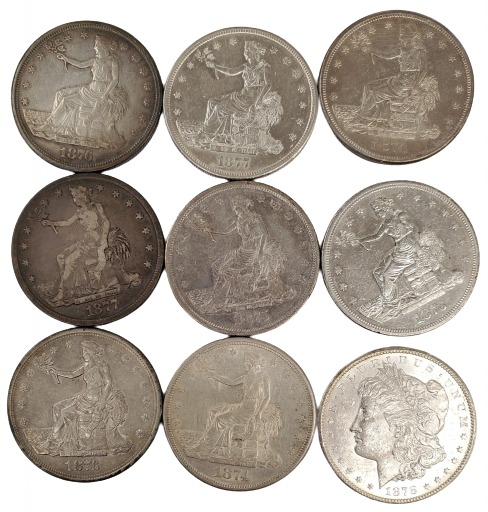
#> input picture images/coins.jpg, 488 x 512 px
$ python -i grid.py   (imports and definitions only)
#> lines starting #> are read from the running program, lines starting #| are printed output that depends on the picture
import cv2 as cv
import numpy as np
import streamlit as st

from numpy.random import default_rng

from typing import *
from numpy.typing import NDArray


# [67 lines that did not run here, left out]


class GridIdentifier:


    @staticmethod
    def identify_grid_shape(
        image: NDArray, *,
        std_threshold: int = 4,
        widest_gap: int = 50,
    ) -> tuple[int, int]:

        edges_signals = GridIdentifier.derive_edges_signal(image)
        cleaned_signals = [
            GridIdentifier.cleanup_edge_signal(
                signal, std_threshold=std_threshold,
                widest_gap=widest_gap,
            )
            for signal in edges_signals
        ]

        length_encoding = [
            GridIdentifier.__length_encode(signal > .5)
            for signal in cleaned_signals
        ]

        cell_shape = [
            GridIdentifier.__detect_edge_length(encoding, widest_gap)
            for encoding in length_encoding
        ]

        grid_shape = [
            np.max([int(img_length / cell_length + .5), 1])
            for img_length, cell_length in zip(image.shape, cell_shape)
        ]

        return tuple(grid_shape)


    @staticmethod
    def derive_edges_signal(image: NDArray) -> tuple[NDArray, NDArray]:
        """
        Derive the average sobel of the image,
        first vertically then horizontally.
        """
        gray = cv.cvtColor(image, cv.COLOR_BGR2GRAY)

        sobel = [
            cv.Sobel(gray, cv.CV_32F, dx, dy)
            for dx, dy in [(0, 1), (1, 0)]
        ]

        average = [
            np.average(np.abs(item), axis=axis)
            for item, axis in zip(sobel, [1, 0])
        ]

        diff = [ np.diff(item) for item in average ]

        return tuple(diff)


    @staticmethod
    def cleanup_edge_signal(
        signal: NDArray, *,
        std_threshold: int,
        widest_gap: int,
    ) -> NDArray:

        signal = cv.threshold(
            signal,
            GridIdentifier.__standard_deviation(signal) * std_threshold,
            1, cv.THRESH_BINARY,
        )[1]

        signal = cv.morphologyEx(
            signal, cv.MORPH_CLOSE,
            np.ones(widest_gap),
        )

        return signal


    @staticmethod
    def __length_encode(seq: Sequence[bool]) -> Sequence[tuple[bool, int]]:
        last, counter = next(seq.flat), 1

        for element in seq.flat:
            if last == element:
                counter += 1
            else:
                yield last, counter
                last, counter = element, 1

        yield last, counter


    @staticmethod
    def __detect_edge_length(
        seq: Sequence[tuple[bool, int]],
        widest_gap: int,
    ) -> int:

        last_padding = 0
        last_length = -1
        min_length = -1

        for value, length in seq:
            if value and last_length != -1:
                padding = length // 2
                edge_length = last_length + last_padding + padding
                if edge_length < min_length and edge_length > widest_gap:
                    min_length = edge_length

                last_padding = length - padding
                last_length = -1

            elif value:
                last_padding = length

            else:
                last_length = length

        if last_length != -1:
            edge_length = last_padding + last_length

            if edge_length < min_length and edge_length > widest_gap:
                min_length = edge_length

        return edge_length


    @staticmethod
    def __standard_deviation(y: NDArray) -> float:
        mean = np.average(y)
        variance = np.average(np.square(y - mean))
        return np.sqrt(variance)


>>> import cv2
>>> picture = cv2.imread('../../../images/coins.jpg')
#> picture is the input picture: shape (512, 488, 3); mean B, G, R 160.9, 170.2, 178.6
>>> result = GridIdentifier().identify_grid_shape(picture)
#> in derive_edges_signal, `gray = cv.cvtColor(image, cv.COLOR_BGR2GRAY)`:
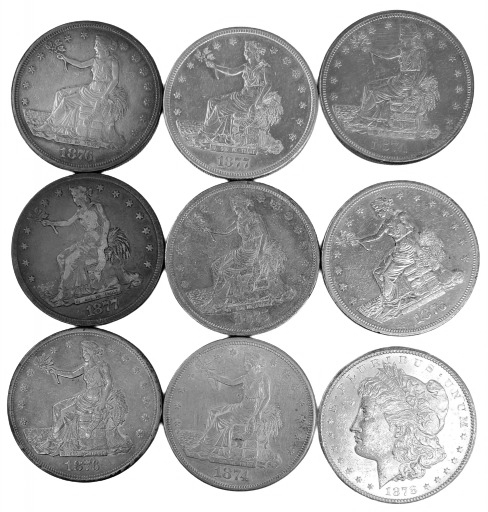
#> gray: shape (512, 488); min 0, max 255, mean 171.7
#> in derive_edges_signal, `sobel = [ cv.Sobel(gray, cv.CV_32F, dx, dy) for dx, dy in [(0, 1), (1,..`: sobel = 2 items
#> in identify_grid_shape, `cell_shape = [ GridIdentifier.__detect_edge_length(encoding, widest_ga..`: cell_shape = [512, 166]
#> in identify_grid_shape, `grid_shape = [ np.max([int(img_length / cell_length + .5), 1]) for img..`: grid_shape = [1, 3]
#> result = (1, 3)

$ run again, on images/home.jpg
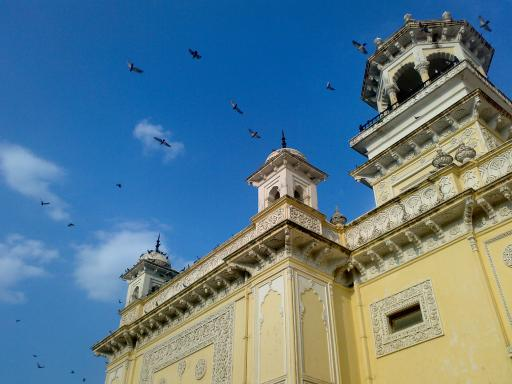
#> input picture images/home.jpg, 512 x 384 px
#> picture is the input picture: shape (384, 512, 3); mean B, G, R 141.2, 123.9, 91.6
#> in derive_edges_signal, `gray = cv.cvtColor(image, cv.COLOR_BGR2GRAY)`:
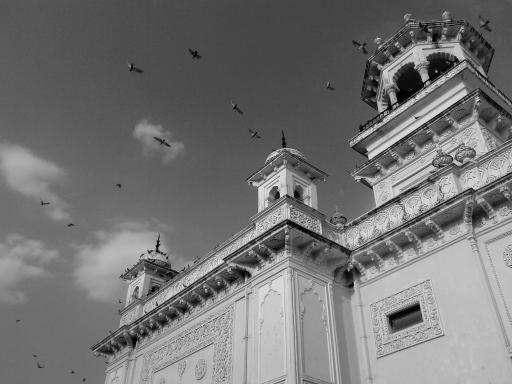
#> gray: shape (384, 512); min 0, max 252, mean 116.2
#> sobel = 2 items
#> cell_shape = [384, 254]
#> grid_shape = [1, 2]
#> result = (1, 2)
